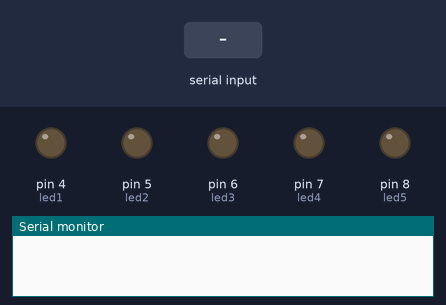
This sketch was run on a simulated Arduino Uno, built with avr-gcc and run on an emulated ATmega328P. Shown: output pins drawn as LEDs (lit = HIGH), the last lines printed to the serial monitor. The inputs (shaded band) are chosen by the test bench.

Above: at 1.2 s.
1.3 s: "on" received over the second serial link
At 2.6 s:
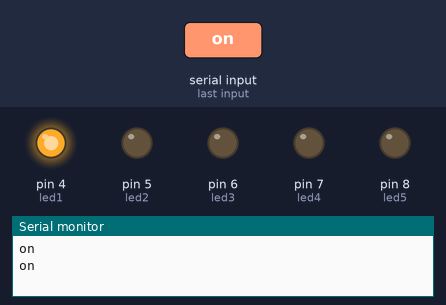
3.8 s: "off" received over the second serial link
At 5.7 s:
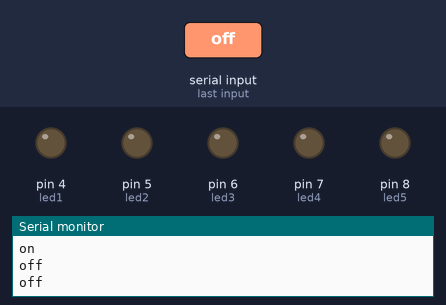
Timing chart, 0 to 7.2 s (numbered marks = the images above; inputs shaded):
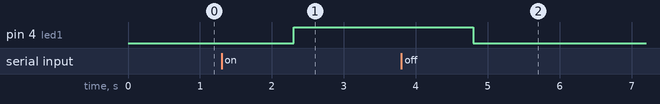

Measured:
- after the input at 1.3 s, pin 4 (led1): LOW → HIGH after 1.0 s
- after the input at 3.8 s, pin 4 (led1): HIGH → LOW after 1.0 s

The sketch:

5LED_Control.ino
```cpp
#include <SoftwareSerial.h>
SoftwareSerial btSerial(2, 3);  // RX, TX

String btOutput;
int led1 = 4;
int led2 = 5;
int led3 = 6;
int led4 = 7;
int led5 = 8;
void setup() {
  // put your setup code here, to run once:
  pinMode(led1, OUTPUT);
  pinMode(led2, OUTPUT);
  pinMode(led3, OUTPUT);
  pinMode(led4, OUTPUT);
  pinMode(led5, OUTPUT);
  Serial.begin(9600);
  btSerial.begin(9600);
}

void loop() {
  // put your main code here, to run repeatedly:
  if (btSerial.available()) {
    btOutput = btSerial.readString();
    Serial.println(btOutput);
    String val1 = getValue(btOutput, '_', 0);
    String val2 = getValue(btOutput, '_', 1);
    String val3 = getValue(btOutput, '_', 2);
    String val4 = getValue(btOutput, '_', 3);
    String val5 = getValue(btOutput, '_', 4);

    Serial.println(val1);


    if(val1=="off"){
      digitalWrite(led1, LOW);
    }
    if(val2=="off"){
      digitalWrite(led2, LOW);
    }
    if(val3=="off"){
      digitalWrite(led3, LOW);
    }
    if(val4=="off"){
      digitalWrite(led4, LOW);
    }
    if(val5=="off"){
      digitalWrite(led5, LOW);
    }
    if(val1=="on"){
      digitalWrite(led1, HIGH);
    }
     if(val2=="on"){
      digitalWrite(led2, HIGH);
    }
     if(val3=="on"){
      digitalWrite(led3, HIGH);
    }
     if(val4=="on"){
      digitalWrite(led4, HIGH);
    }
     if(val5=="on"){
      digitalWrite(led5, HIGH);
    }
  }
}

String getValue(String data, char separator, int index) {
  int found = 0;
  int strIndex[] = { 0, -1 };
  int maxIndex = data.length() - 1;

  for (int i = 0; i <= maxIndex && found <= index; i++) {
    if (data.charAt(i) == separator || i == maxIndex) {
      found++;
      strIndex[0] = strIndex[1] + 1;
      strIndex[1] = (i == maxIndex) ? i + 1 : i;
    }
  }

  return found > index ? data.substring(strIndex[0], strIndex[1]) : "";
}
```
